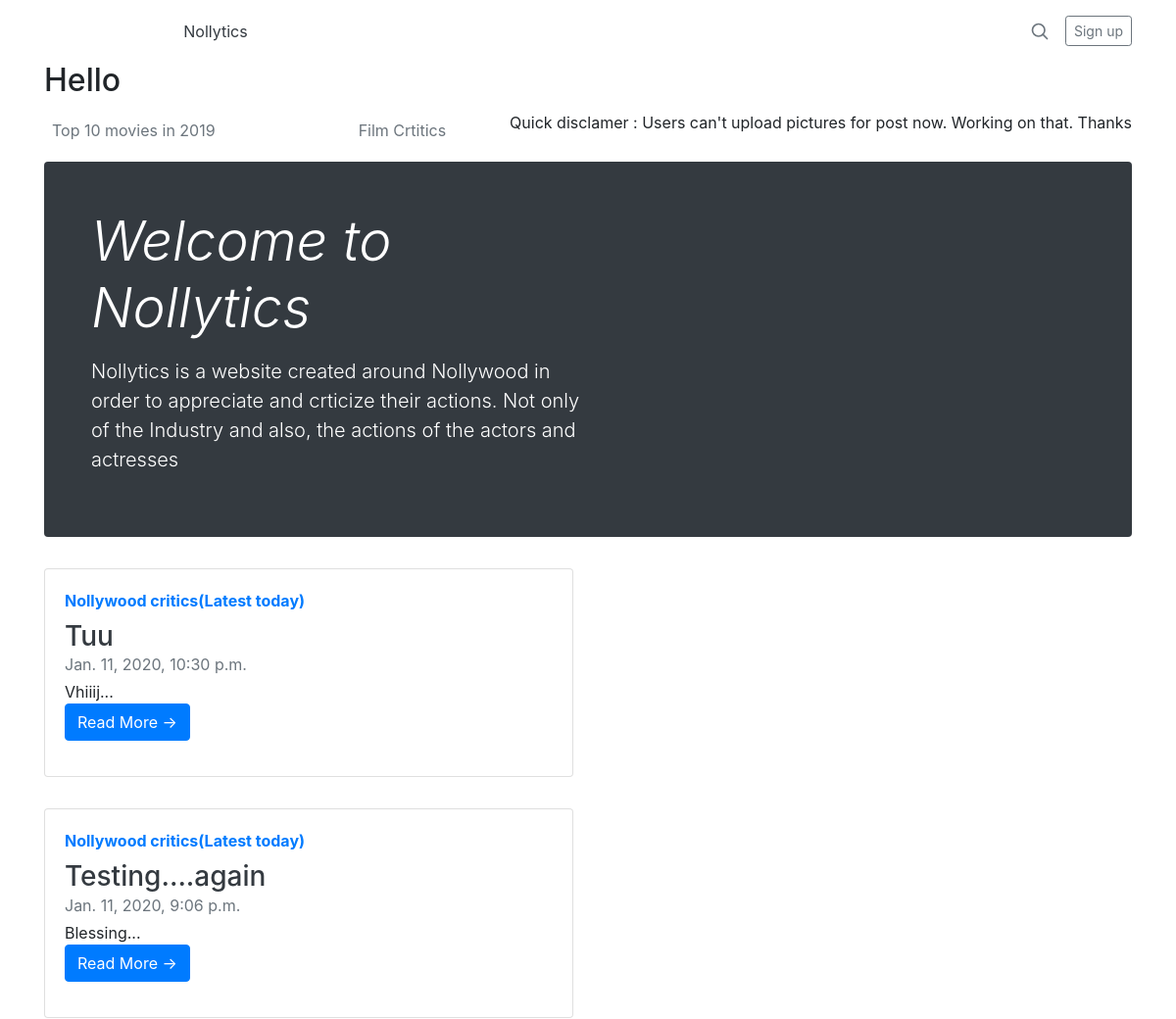
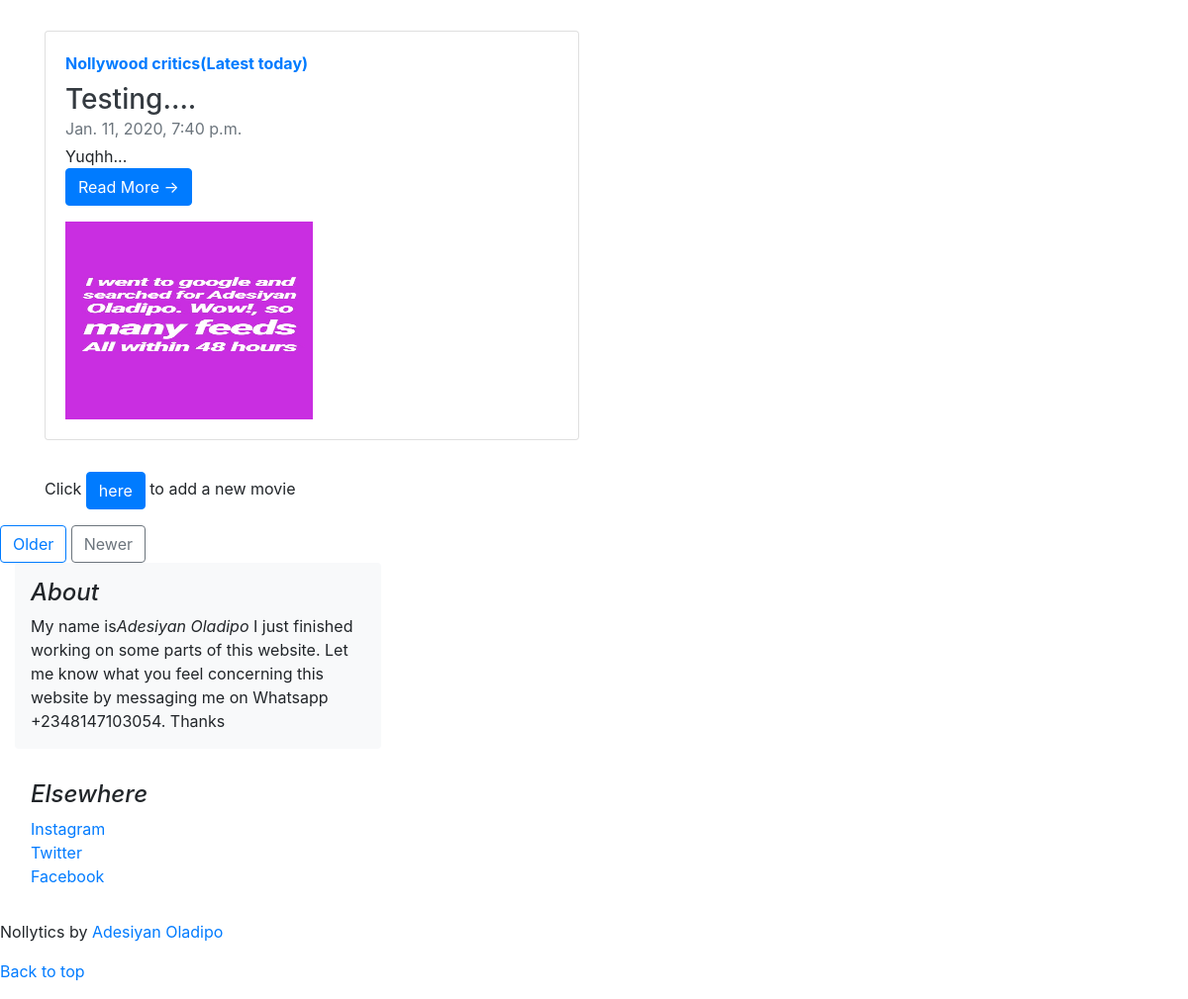
The page / on the database its author committed (2 pictures, top to bottom).
### core/models.py (models this page shows, shortened)
class Journal(models.Model):
    user = models.ForeignKey(User, default=1, null=True, on_delete=models.SET_NULL)
    Your_Post_title = models.CharField(max_length=2000)
    slug = models.SlugField(unique=True)
    content = models.TextField()
    image = models.ImageField(upload_to='blogpost_files/', blank=True, null=True)
    Your_Appreciation_or_Critics_about_this_movie= models.TextField(max_length=200000, null="True")
    timestamp = models.DateTimeField(auto_now_add=True)

### core/views.py (the view)
# urls.py: path('', views.home, name='home'),
def home(request):
    template_name = 'home.html'
    jn = Journal.objects.order_by("-timestamp")
    context = {'journal': jn}
    return render(request, template_name, context)

### accounts/templates/home.html (shortened to what this page needs)
{% block content %}
  <head>
    <link href="https://getbootstrap.com/docs/4.0/dist/css/bootstrap.min.css" rel="stylesheet">
    <link href="https://getbootstrap.com/docs/4.0/examples/blog/blog.css" rel="stylesheet">
  </head>
  <body>
    <div class="container">
      <header class="blog-header py-3">
        <div class="row flex-nowrap justify-content-between align-items-center">
          <div class="col-4 text-center">
          <center><a class="blog-header-logo text-dark" href="#"> Nollytics</a></center>
          </div>
          <div class="col-4 d-flex justify-content-end align-items-center">
            <a class="text-muted" href="#">
              <svg xmlns="http://www.w3.org/2000/svg" width="20" height="20" viewBox="0 0 24 24" fill="none" stroke="currentColor" stroke-width="2" stroke-linecap="round" stroke-linejoin="round" class="mx-3"><circle cx="10.5" cy="10.5" r="7.5"></circle><line x1="21" y1="21" x2="15.8" y2="15.8"></line></svg>
            </a>
               <a class="btn btn-sm btn-outline-secondary" href="signup">Sign up</a>
          </div>
        </div>
      </header>
<div>
<h2>Hello {{ user.username }}</h2>
       </div>
      <div class="nav-scroller py-1 mb-2">
        <nav class="nav d-flex justify-content-between">
          <a class="p-2 text-muted" href="top"> Top 10 movies in 2019 </a>
          <a class="p-2 text-muted" href="#"></a>
          <a class="p-2 text-muted" href="journal">Film Crtitics</a>
  Quick disclamer : Users can't upload pictures for post now. Working on that. Thanks
        </nav>
      </div>
      <div class="jumbotron p-3 p-md-5 text-white rounded bg-dark">
        <div class="col-md-6 px-0">
          <h1 class="display-4 font-italic">Welcome to Nollytics</h1>
          <p class="lead my-3">Nollytics is a website created around Nollywood in order to appreciate and crticize their actions. Not only of the Industry and also, the actions of the actors and actresses</p>
        </div>
      </div>
{% for journal in journal %}
             <div class="row mb-2">
        <div class="col-md-6">
          <div class="card flex-md-row mb-4 box-shadow h-md-250">
            <div class="card-body d-flex flex-column align-items-start">
               <strong class="d-inline-block mb-2 text-primary">Nollywood critics(Latest today)</strong>
              <h3 class="mb-0">
                <a class="text-dark" href="#">{{ journal.Your_Post_title }}</a>
              </h3>
              <div class="mb-1 text-muted">{{ journal.timestamp }}
              </div>
              <p class="card-text mb-auto">{{  journal.content|slice:":56" }}...</p>
     <p>          <a href="journal/{{ journal.slug }}" class="btn btn-primary">Read More &rarr;</a>
</p>
                     {% if journal.image %}
      <img src="{{ journal.image.url }}{{ celebs.source }}" alt="Card image cap" width="250px" height="200px" >
{% endif %}
</div>
</div>
</div>
</div>
        {% endfor %}
    <p>
    Click <a class="btn btn-primary" href="http://localhost:8000/add_post/">here</a > to add a new movie
    </p>
              </div>
<DIV>
          <nav class="blog-pagination">
            <a class="btn btn-outline-primary" href="#">Older</a>
            <a class="btn btn-outline-secondary" href="#">Newer</a>
          </nav>
        </div>
        <aside class="col-md-4 blog-sidebar">
          <div class="p-3 mb-3 bg-light rounded">
            <h4 class="font-italic">About</h4>
            <p class="mb-0">My name is<em>Adesiyan Oladipo</em> I just finished working on some parts of this website. Let me know what you feel concerning this website by messaging me on Whatsapp +2348147103054. Thanks</p>
          </div>
          <div class="p-3">
            <h4 class="font-italic">Elsewhere</h4>
            <ol class="list-unstyled">
              <li><a href="www.instagram.com/nollytics1">Instagram</a></li>
              <li><a href="#">Twitter</a></li>
              <li><a href="#">Facebook</a></li>
            </ol>
          </div>
        </aside>
    <footer class="blog-footer">
      <p>Nollytics by <a href="www.instagram.com/oladipo_codes">Adesiyan Oladipo</a> </p>
      <p>
        <a href="#">Back to top</a>
      </p>
    </footer>
  </body>
        {% endblock %}

### rows shown on the page
Journal: Your_Post_title "Tuu", timestamp "Jan. 11, 2020, 10:30 p.m.", content "Vhiiij"
Journal: Your_Post_title "Testing....again", timestamp "Jan. 11, 2020, 9:06 p.m.", content "Blessing"
Journal: Your_Post_title "Testing....", timestamp "Jan. 11, 2020, 7:40 p.m.", content "Yuqhh", image (picture)
